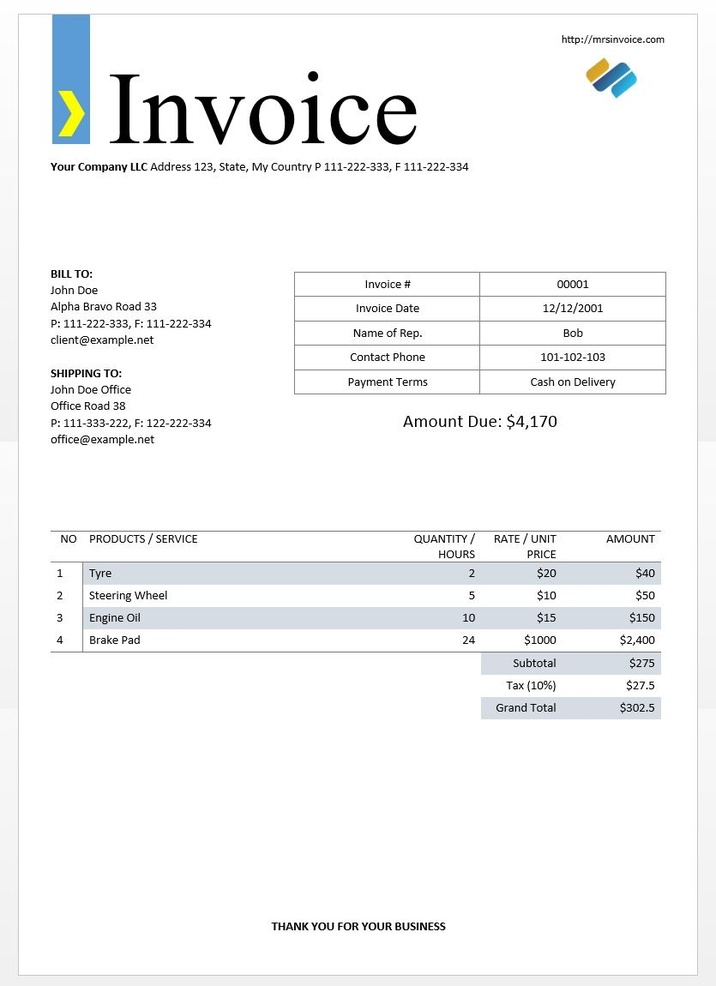
#> input picture Assignment 1 – LIUHaolong/image.jpg, 716 x 986 px, shrunk from 835 x 1150 before the run
$ python -i CV_OCR.py   (imports and definitions only)
#> lines starting #> are read from the running program, lines starting #| are printed output that depends on the picture; after the words box and inside, x2 and y2 are one past the last pixel; in counts of white or black regions, pixels touching at a corner belong together
#> further down, picture is the input picture: shape (986, 716, 3); mean B, G, R 246, 245.5, 244.8
import cv2
import pytesseract
import numpy as np
import re

# Image path
image_path = 'image.jpg'  # Ensure this file is in your working directory

# Read the image
# [1 line not run here, left out]

# Add custom configuration options for Tesseract OCR
custom_config = r'--oem 3 --psm 6'  # Use LSTM OCR Engine and set page segmentation mode to 6 (assumes a single uniform block of text)

# Perform OCR on the original image
# [1 line that did not run here, left out]
# [1 line not run here, left out]

# Define preprocessing functions for enhancing the image before OCR
def get_grayscale(image):
    """Convert the image to grayscale.
    Grayscale Image
    Effect: Converts the original image from color to grayscale, where each pixel is represented by a shade of gray, from black to white.
    Purpose: Color images can contain irrelevant details like colors and shadows.
    Grayscale conversion simplifies the image by retaining only the brightness information,
    removing color details. This makes subsequent processing steps like thresholding or edge detection more effective.
    OCR typically works better on grayscale images since color is not required for text recognition."""

    return cv2.cvtColor(image, cv2.COLOR_BGR2GRAY)

def thresholding(image):
    """Apply Otsu's thresholding to binarize the image.
    Effect: Uses Otsu’s thresholding method to convert the grayscale image into a binary (black and white) image, making text areas white and the background black.
    Purpose: Thresholding enhances the contrast between text and the background,
    making the text stand out more clearly. This is crucial for OCR because it can better differentiate between characters and background noise.
    Otsu’s method is adaptive, meaning it automatically chooses the optimal threshold value based on the image’s brightness distribution,
    which is useful for a variety of text recognition scenarios."""
    return cv2.threshold(image, 0, 255, cv2.THRESH_BINARY + cv2.THRESH_OTSU)[1]

def opening(image):
    """Perform morphological opening (erosion followed by dilation) to remove small objects.
    Effect: A morphological operation that first erodes and then dilates the image, removing small noise areas while preserving larger text areas.
    Purpose: Morphological opening is useful for removing small noise points in the image while retaining the main text regions.
    The erosion step reduces the size of the foreground (typically the text), while dilation restores the main structure of the text.
    This step helps improve the clarity of the text areas by eliminating tiny noise spots that could interfere with OCR recognition."""
    kernel = np.ones((5, 5), np.uint8)
    return cv2.morphologyEx(image, cv2.MORPH_OPEN, kernel)

def canny(image):
    """Apply Canny edge detection to highlight edges in the image.
    Effect: Uses the Canny edge detection algorithm to identify and highlight the edges in the image, with edges shown as white lines.
    Purpose: Edge detection enhances the boundaries and outlines in the image. For text recognition,
    edge detection can help in cases where the contrast between the text and the background is low.
    While not a typical preprocessing step for OCR, Canny edge detection can improve recognition in scenarios where the text has clear outlines,
    making it more visible to the OCR engine."""
    return cv2.Canny(image, 100, 200)

# Preprocess the image and perform OCR
""" Summary:
Grayscale: Simplifies the image by removing unnecessary color details, focusing only on brightness.
Thresholding: Increases contrast between text and background, making the text clearer.
Morphological Opening: Removes noise and improves text region integrity.
Canny Edge Detection: Highlights edges and contours, useful for high-contrast text detection.
"""
# [1 line that did not run here, left out]
# [1 line that did not run here, left out]
# [1 line that did not run here, left out]
# [1 line that did not run here, left out]


# Display the results of preprocessing
# [6 lines not run here, left out]

# Perform OCR on the preprocessed images and store the results
# [6 lines that did not run here, left out]

# Print each OCR result
# [2 lines not run here, left out]

# Get text boxes and draw rectangles around recognized text
# [1 line that did not run here, left out]
# [1 line that did not run here, left out]
# [9 lines not run here, left out]

# Function to read text from the image and save it to a file
def read_text_from_image(image):
    """Reads text from an image file and outputs found text to a text file."""
    gray_image = cv2.cvtColor(image, cv2.COLOR_BGR2GRAY)  # Convert the image to grayscale
    ret, thresh = cv2.threshold(gray_image, 0, 255, cv2.THRESH_OTSU | cv2.THRESH_BINARY_INV)  # Otsu's thresholding
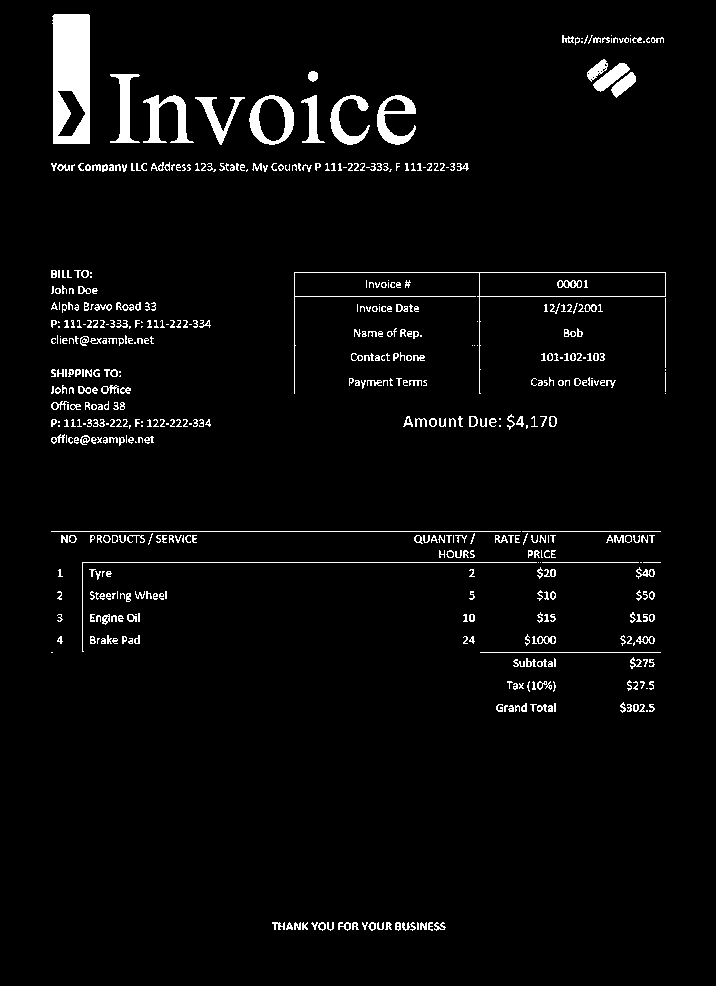
#> thresh: shape (986, 716); 3.6% white; 527 white regions (173 under 20 px), largest, box (x1, y1, x2, y2) and area: (52, 14, 90, 144) 4194, (294, 272, 666, 394) 1011, (143, 95, 194, 143) 995
#> ret = 170
    rect_kernel = cv2.getStructuringElement(cv2.MORPH_RECT, (18, 18))  # Define a rectangular kernel for dilation
    dilation = cv2.dilate(thresh, rect_kernel, iterations=1)  # Dilation to enhance contours
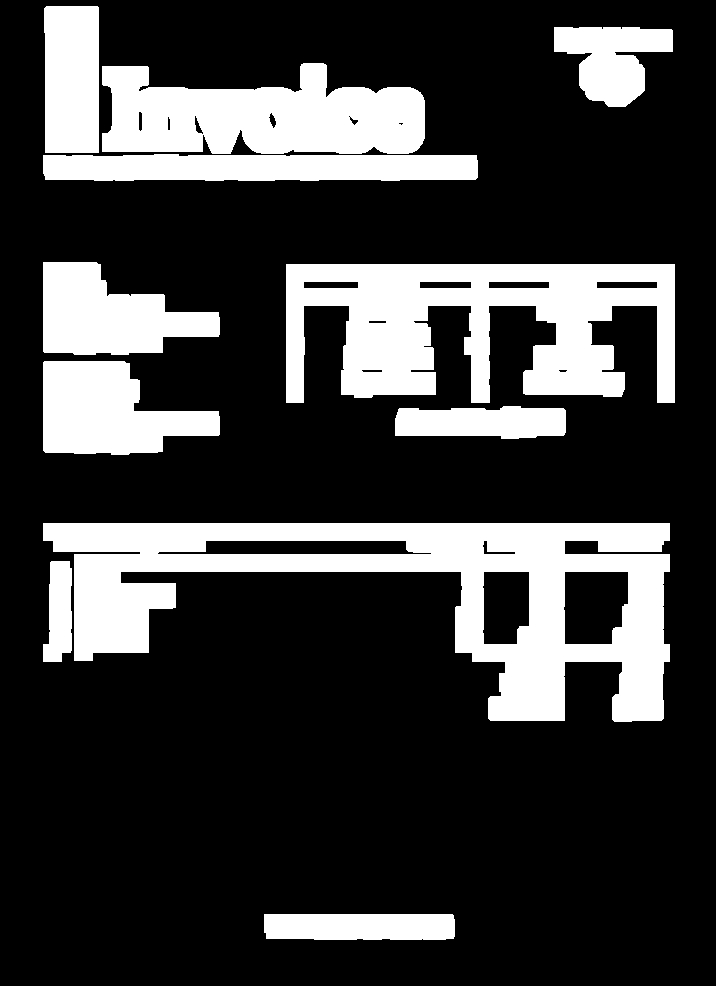
#> dilation: shape (986, 716); 23.5% white; 11 white regions
    contours, _ = cv2.findContours(dilation, cv2.RETR_EXTERNAL, cv2.CHAIN_APPROX_NONE)  # Find contours
#> contours = 11 contours; largest, box (x1, y1, x2, y2) and area: (43, 523, 670, 722) 60030, (286, 264, 675, 403) 35177, (102, 63, 425, 154) 21123, (43, 361, 220, 455) 10850, (43, 154, 478, 181) 10508

    image_copy = image.copy()  # Make a copy of the image for processing
    with open("results.txt", "a") as file:  # Open the results file in append mode
        for contour in contours:  # Loop through each contour found
            x, y, w, h = cv2.boundingRect(contour)  # Get the bounding box for the contour
            cropped = image_copy[y:y + h, x:x + w]  # Crop the image to the bounding box
            text = pytesseract.image_to_string(cropped)  # Perform OCR on the cropped image
            file.write(text + "\n")  # Write the recognized text to the file
#> this loop made 1 pass
#> (x, y, w, h) on pass 1: (264, 914, 191, 26)
#> pass 1, in read_text_from_image, `cropped = image_copy[y:y + h, x:x + w]`:
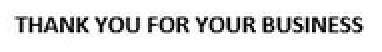
#> cropped: shape (26, 191, 3) (shown 2 times larger); min 0, max 255, mean 224.1

# Read text from the image
# [8 lines not run here, left out]

>>> import cv2
>>> picture = cv2.imread('image.jpg')
#> (the run stopped early here; a loop or call above may not have finished)
